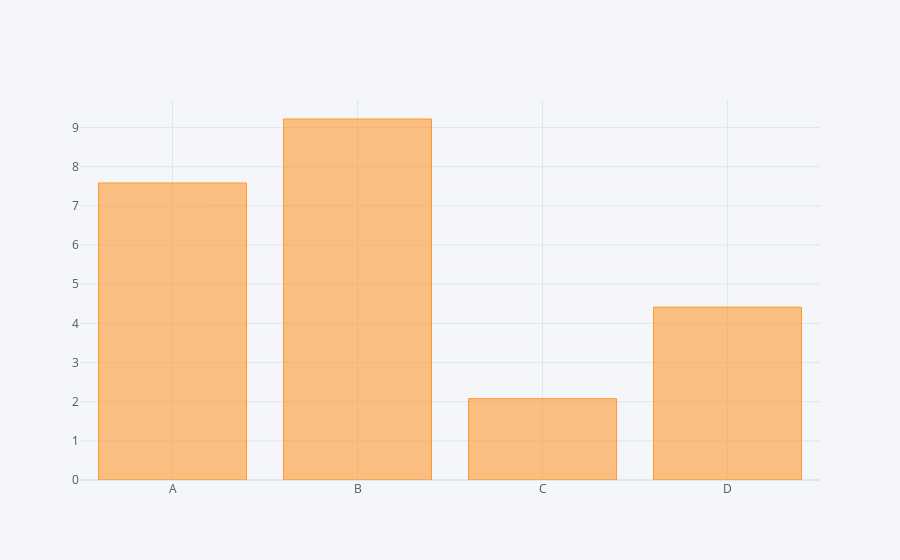

The notebook cell saved with this chart:
### Code cell
df.sum().iplot(kind='bar')

### Figure 1 — Plotly figure (JSON) as saved in the notebook; plotly's stock layout.template omitted (floating-point values rounded to 4 significant figures)
{"data": [{"marker": {"color": "rgba(255, 153, 51, 0.6)", "line": {"color": "rgba(255, 153, 51, 1.0)", "width": 1}}, "name": "None", "orientation": "v", "text": "", "type": "bar", "x": ["A", "B", "C", "D"], "y": [7.585, 9.218, 2.078, 4.415]}], "layout": {"legend": {"bgcolor": "#F5F6F9", "font": {"color": "#4D5663"}}, "paper_bgcolor": "#F5F6F9", "plot_bgcolor": "#F5F6F9", "title": {"font": {"color": "#4D5663"}}, "xaxis": {"gridcolor": "#E1E5ED", "showgrid": true, "tickfont": {"color": "#4D5663"}, "title": {"font": {"color": "#4D5663"}, "text": ""}, "zerolinecolor": "#E1E5ED"}, "yaxis": {"gridcolor": "#E1E5ED", "showgrid": true, "tickfont": {"color": "#4D5663"}, "title": {"font": {"color": "#4D5663"}, "text": ""}, "zerolinecolor": "#E1E5ED"}}}
